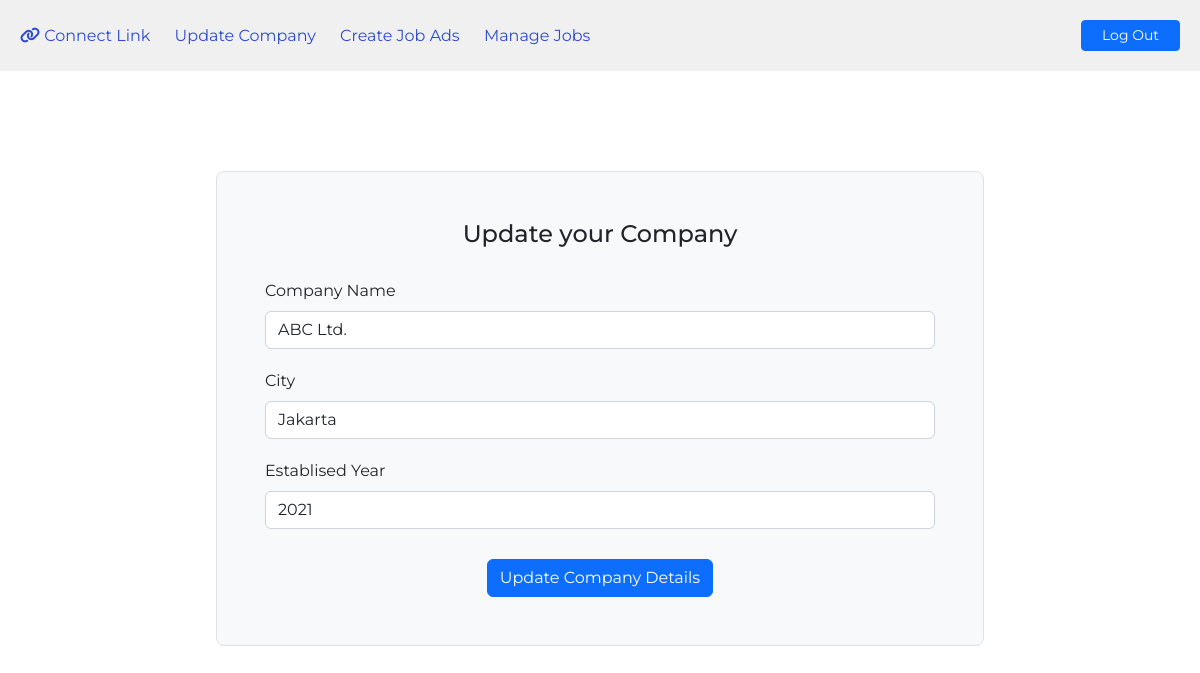
The page /company/update-company/ (signed in) on the database its author committed.
### company/models.py (models this page shows, shortened)
class Company(models.Model): #inheritance from Model class in models module
    user = models.OneToOneField(User, on_delete = models.CASCADE)
    name = models.CharField(max_length = 100, null = True, blank = True)
    city = models.CharField(max_length = 100, null = True, blank = True)
    est_date = models.PositiveIntegerField(null = True, blank = True)

### company/views.py (the view)
# urls.py: path('update-company/', views.update_company, name = 'update-company'),
def update_company(request):
    if request.user.is_recruiter: #check whether user is a recruiter
        company = Company.objects.get(user = request.user) #retrieve company object of the authenticated user
        if request.method == 'POST': #check whether form is submitted
            form = UpdateCompanyForm(request.POST, instance = company) #retrieve information inputted by the user
            if form.is_valid():
                update = form.save(commit = False) #save if form is valid, commit=False allows modifications before saving
                user = User.objects.get(id = request.user.id)
                user.has_company = True
                update.save()
                user.save() #updating user object
                messages.info(request, 'Your company details have been updated.') #notify the user
                return redirect('dashboard') #redirect user to the url path named "dashboard"
            else:
                messages.warning(request, 'An error occured. Please try again later.')
        else:
            form = UpdateCompanyForm(instance = company)
            context = {'form': form}
            return render(request, 'company/update-company.html', context) #display the webpage when user first enter the page
    else:
        messages.warning(request, 'Request denined to due permission error.')
        return redirect('dashboard') #redirect user to url path named "dashboard" if user is not a recruiter

### company/form.py
class UpdateCompanyForm(forms.ModelForm): #inheritance from ModelForm class in forms module
    class Meta: #inner class which allows modifications to the default ModelForm class
        model = Company
        exclude = ('user', ) #exclude user field from Company class

### templates/company/update-company.html (shortened to what this page needs)
{% extends 'base.html' %}
{% load widget_tweaks %}
{% block content %}
<form method="POST" class="update-company p-md-5 border rounded-3 bg-light">
    {% if request.user.has_company %}
    <h4>Update your Company</h4>
    {% else %}
    <h4>Create a Company</h4>
    {% endif %}
    <label for="floatingInput" class="form-label">Company Name</label>
    {% render_field form.name class="form-control" %}
    <label for="floatingInput" class="form-label">City</label>
    {% render_field form.city class="form-control" %}
    <label for="floatingInput" class="form-label">Establised Year</label>
    {% render_field form.est_date class="form-control" %}
    <div class="center">
        <button type="submit" class="btn btn-primary">
            {% if request.user.has_company %}
            Update Company Details
            {% else %}
            Create Company
            {% endif %}
        </button>
    </div>
</form>
{% endblock content %}

### templates/base.html (style rules this page uses)
* { font-family: "Montserrat"; }
body { margin: 0; padding: 0; }
.update-company { width: 80%; max-width: 1000px; margin: 50px auto 0 auto; }
.update-company h4 { text-align: center; margin-bottom: 10px; }
.update-company label { margin-top: 20px; }
.update-company button { margin-top: 30px; }
.center { justify-content: center; display: flex; }

### rows shown on the page
Company: name "ABC Ltd.", city "Jakarta", est_date "2021"
